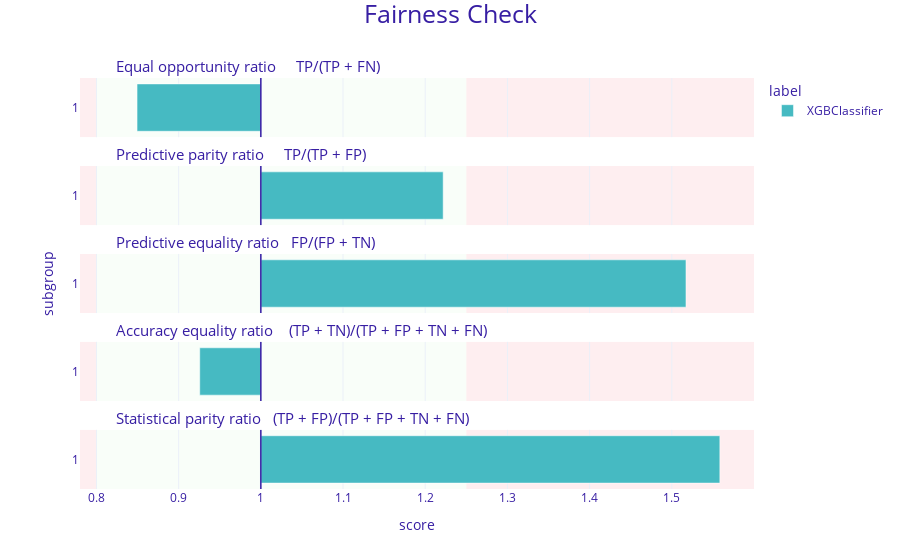

Notebook code cell kept with this figure:
### Code cell
fobject_xgb_weighted.plot()

### Figure 1 — Plotly figure (JSON) as saved in the notebook; plotly's stock layout.template omitted (floating-point values rounded to 4 significant figures)
{"data": [{"alignmentgroup": "True", "customdata": [["1", 0.849, "XGBClassifier"]], "hovertemplate": "<b>%{customdata[2]}</b><br>Subgroup: %{customdata[0]}<br>Score: %{customdata[1]}<br><extra></extra>", "legendgroup": "XGBClassifier", "marker": {"color": "#46bac2", "pattern": {"shape": ""}}, "name": "XGBClassifier", "offsetgroup": "XGBClassifier", "orientation": "h", "showlegend": true, "textposition": "auto", "type": "bar", "x": [-0.1506], "xaxis": "x5", "y": [0.5], "yaxis": "y5"}, {"alignmentgroup": "True", "customdata": [["1", 1.222, "XGBClassifier"]], "hovertemplate": "<b>%{customdata[2]}</b><br>Subgroup: %{customdata[0]}<br>Score: %{customdata[1]}<br><extra></extra>", "legendgroup": "XGBClassifier", "marker": {"color": "#46bac2", "pattern": {"shape": ""}}, "name": "XGBClassifier", "offsetgroup": "XGBClassifier", "orientation": "h", "showlegend": false, "textposition": "auto", "type": "bar", "x": [0.2218], "xaxis": "x4", "y": [0.5], "yaxis": "y4"}, {"alignmentgroup": "True", "customdata": [["1", 1.517, "XGBClassifier"]], "hovertemplate": "<b>%{customdata[2]}</b><br>Subgroup: %{customdata[0]}<br>Score: %{customdata[1]}<br><extra></extra>", "legendgroup": "XGBClassifier", "marker": {"color": "#46bac2", "pattern": {"shape": ""}}, "name": "XGBClassifier", "offsetgroup": "XGBClassifier", "orientation": "h", "showlegend": false, "textposition": "auto", "type": "bar", "x": [0.5172], "xaxis": "x3", "y": [0.5], "yaxis": "y3"}, {"alignmentgroup": "True", "customdata": [["1", 0.926, "XGBClassifier"]], "hovertemplate": "<b>%{customdata[2]}</b><br>Subgroup: %{customdata[0]}<br>Score: %{customdata[1]}<br><extra></extra>", "legendgroup": "XGBClassifier", "marker": {"color": "#46bac2", "pattern": {"shape": ""}}, "name": "XGBClassifier", "offsetgroup": "XGBClassifier", "orientation": "h", "showlegend": false, "textposition": "auto", "type": "bar", "x": [-0.07432], "xaxis": "x2", "y": [0.5], "yaxis": "y2"}, {"alignmentgroup": "True", "customdata": [["1", 1.558, "XGBClassifier"]], "hovertemplate": "<b>%{customdata[2]}</b><br>Subgroup: %{customdata[0]}<br>Score: %{customdata[1]}<br><extra></extra>", "legendgroup": "XGBClassifier", "marker": {"color": "#46bac2", "pattern": {"shape": ""}}, "name": "XGBClassifier", "offsetgroup": "XGBClassifier", "orientation": "h", "showlegend": false, "textposition": "auto", "type": "bar", "x": [0.5584], "xaxis": "x", "y": [0.5], "yaxis": "y"}], "layout": {"annotations": [{"font": {"size": 15}, "showarrow": false, "text": "Statistical parity ratio   (TP + FP)/(TP + FP + TN + FN)", "x": 0.05, "xanchor": "left", "xref": "paper", "y": 0.144, "yanchor": "bottom", "yref": "paper"}, {"font": {"size": 15}, "showarrow": false, "text": "Accuracy equality ratio    (TP + TN)/(TP + FP + TN + FN)", "x": 0.05, "xanchor": "left", "xref": "paper", "y": 0.358, "yanchor": "bottom", "yref": "paper"}, {"font": {"size": 15}, "showarrow": false, "text": "Predictive equality ratio   FP/(FP + TN)", "x": 0.05, "xanchor": "left", "xref": "paper", "y": 0.572, "yanchor": "bottom", "yref": "paper"}, {"font": {"size": 15}, "showarrow": false, "text": "Predictive parity ratio     TP/(TP + FP)", "x": 0.05, "xanchor": "left", "xref": "paper", "y": 0.786, "yanchor": "bottom", "yref": "paper"}, {"font": {"size": 15}, "showarrow": false, "text": "Equal opportunity ratio     TP/(TP + FN)", "x": 0.05, "xanchor": "left", "xref": "paper", "y": 1, "yanchor": "bottom", "yref": "paper"}], "barmode": "group", "font": {"color": "#371ea3"}, "legend": {"title": {"text": "label"}, "tracegroupgap": 0}, "margin": {"b": 71, "r": 30, "t": 78}, "shapes": [{"fillcolor": "#f05a71", "layer": "below", "line": {"width": 0}, "opacity": 0.1, "type": "rect", "x0": 0.25, "x1": 0.6, "xref": "x", "y0": 0, "y1": 1, "yref": "y"}, {"fillcolor": "#f05a71", "layer": "below", "line": {"width": 0}, "opacity": 0.1, "type": "rect", "x0": -0.22, "x1": -0.2, "xref": "x", "y0": 0, "y1": 1, "yref": "y"}, {"fillcolor": "#c7f5bf", "layer": "below", "line": {"width": 0}, "opacity": 0.1, "type": "rect", "x0": -0.2, "x1": 0.25, "xref": "x", "y0": 0, "y1": 1, "yref": "y"}, {"line": {"color": "#371ea3", "width": 1.5}, "type": "line", "x0": 0, "x1": 0, "xref": "x", "y0": 0, "y1": 1, "yref": "y"}, {"fillcolor": "#f05a71", "layer": "below", "line": {"width": 0}, "opacity": 0.1, "type": "rect", "x0": 0.25, "x1": 0.6, "xref": "x", "y0": 0, "y1": 1, "yref": "y2"}, {"fillcolor": "#f05a71", "layer": "below", "line": {"width": 0}, "opacity": 0.1, "type": "rect", "x0": -0.22, "x1": -0.2, "xref": "x", "y0": 0, "y1": 1, "yref": "y2"}, {"fillcolor": "#c7f5bf", "layer": "below", "line": {"width": 0}, "opacity": 0.1, "type": "rect", "x0": -0.2, "x1": 0.25, "xref": "x", "y0": 0, "y1": 1, "yref": "y2"}, {"line": {"color": "#371ea3", "width": 1.5}, "type": "line", "x0": 0, "x1": 0, "xref": "x", "y0": 0, "y1": 1, "yref": "y2"}, {"fillcolor": "#f05a71", "layer": "below", "line": {"width": 0}, "opacity": 0.1, "type": "rect", "x0": 0.25, "x1": 0.6, "xref": "x", "y0": 0, "y1": 1, "yref": "y3"}, {"fillcolor": "#f05a71", "layer": "below", "line": {"width": 0}, "opacity": 0.1, "type": "rect", "x0": -0.22, "x1": -0.2, "xref": "x", "y0": 0, "y1": 1, "yref": "y3"}, {"fillcolor": "#c7f5bf", "layer": "below", "line": {"width": 0}, "opacity": 0.1, "type": "rect", "x0": -0.2, "x1": 0.25, "xref": "x", "y0": 0, "y1": 1, "yref": "y3"}, {"line": {"color": "#371ea3", "width": 1.5}, "type": "line", "x0": 0, "x1": 0, "xref": "x", "y0": 0, "y1": 1, "yref": "y3"}, {"fillcolor": "#f05a71", "layer": "below", "line": {"width": 0}, "opacity": 0.1, "type": "rect", "x0": 0.25, "x1": 0.6, "xref": "x", "y0": 0, "y1": 1, "yref": "y4"}, {"fillcolor": "#f05a71", "layer": "below", "line": {"width": 0}, "opacity": 0.1, "type": "rect", "x0": -0.22, "x1": -0.2, "xref": "x", "y0": 0, "y1": 1, "yref": "y4"}, {"fillcolor": "#c7f5bf", "layer": "below", "line": {"width": 0}, "opacity": 0.1, "type": "rect", "x0": -0.2, "x1": 0.25, "xref": "x", "y0": 0, "y1": 1, "yref": "y4"}, {"line": {"color": "#371ea3", "width": 1.5}, "type": "line", "x0": 0, "x1": 0, "xref": "x", "y0": 0, "y1": 1, "yref": "y4"}, {"fillcolor": "#f05a71", "layer": "below", "line": {"width": 0}, "opacity": 0.1, "type": "rect", "x0": 0.25, "x1": 0.6, "xref": "x", "y0": 0, "y1": 1, "yref": "y5"}, {"fillcolor": "#f05a71", "layer": "below", "line": {"width": 0}, "opacity": 0.1, "type": "rect", "x0": -0.22, "x1": -0.2, "xref": "x", "y0": 0, "y1": 1, "yref": "y5"}, {"fillcolor": "#c7f5bf", "layer": "below", "line": {"width": 0}, "opacity": 0.1, "type": "rect", "x0": -0.2, "x1": 0.25, "xref": "x", "y0": 0, "y1": 1, "yref": "y5"}, {"line": {"color": "#371ea3", "width": 1.5}, "type": "line", "x0": 0, "x1": 0, "xref": "x", "y0": 0, "y1": 1, "yref": "y5"}], "title": {"font": {"size": 25}, "text": "Fairness Check", "x": 0.5, "y": 0.99}, "xaxis": {"anchor": "y", "domain": [0, 1], "range": [-0.22, 0.6], "ticktext": [0.7, 0.8, 0.9, 1, 1.1, 1.2, 1.3, 1.4, 1.5, 1], "tickvals": [-0.3, -0.2, -0.1, 0, 0.1, 0.2, 0.3, 0.4, 0.5, 0], "title": {"text": "score"}}, "xaxis2": {"anchor": "y2", "domain": [0, 1], "matches": "x", "range": [-0.22, 0.6], "showticklabels": false, "ticktext": [0.7, 0.8, 0.9, 1, 1.1, 1.2, 1.3, 1.4, 1.5, 1], "tickvals": [-0.3, -0.2, -0.1, 0, 0.1, 0.2, 0.3, 0.4, 0.5, 0]}, "xaxis3": {"anchor": "y3", "domain": [0, 1], "matches": "x", "range": [-0.22, 0.6], "showticklabels": false, "ticktext": [0.7, 0.8, 0.9, 1, 1.1, 1.2, 1.3, 1.4, 1.5, 1], "tickvals": [-0.3, -0.2, -0.1, 0, 0.1, 0.2, 0.3, 0.4, 0.5, 0]}, "xaxis4": {"anchor": "y4", "domain": [0, 1], "matches": "x", "range": [-0.22, 0.6], "showticklabels": false, "ticktext": [0.7, 0.8, 0.9, 1, 1.1, 1.2, 1.3, 1.4, 1.5, 1], "tickvals": [-0.3, -0.2, -0.1, 0, 0.1, 0.2, 0.3, 0.4, 0.5, 0]}, "xaxis5": {"anchor": "y5", "domain": [0, 1], "matches": "x", "range": [-0.22, 0.6], "showticklabels": false, "ticktext": [0.7, 0.8, 0.9, 1, 1.1, 1.2, 1.3, 1.4, 1.5, 1], "tickvals": [-0.3, -0.2, -0.1, 0, 0.1, 0.2, 0.3, 0.4, 0.5, 0]}, "yaxis": {"anchor": "x", "domain": [0, 0.144], "range": [0, 1], "showgrid": false, "ticktext": ["1"], "tickvals": [0.5], "title": {"text": ""}, "zeroline": false}, "yaxis2": {"anchor": "x2", "domain": [0.214, 0.358], "matches": "y", "range": [0, 1], "showgrid": false, "ticktext": ["1"], "tickvals": [0.5], "title": {"text": ""}, "zeroline": false}, "yaxis3": {"anchor": "x3", "domain": [0.428, 0.572], "matches": "y", "range": [0, 1], "showgrid": false, "ticktext": ["1"], "tickvals": [0.5], "title": {"text": "subgroup"}, "zeroline": false}, "yaxis4": {"anchor": "x4", "domain": [0.642, 0.786], "matches": "y", "range": [0, 1], "showgrid": false, "ticktext": ["1"], "tickvals": [0.5], "title": {"text": ""}, "zeroline": false}, "yaxis5": {"anchor": "x5", "domain": [0.856, 1], "matches": "y", "range": [0, 1], "showgrid": false, "ticktext": ["1"], "tickvals": [0.5], "title": {"text": ""}, "zeroline": false}}}
